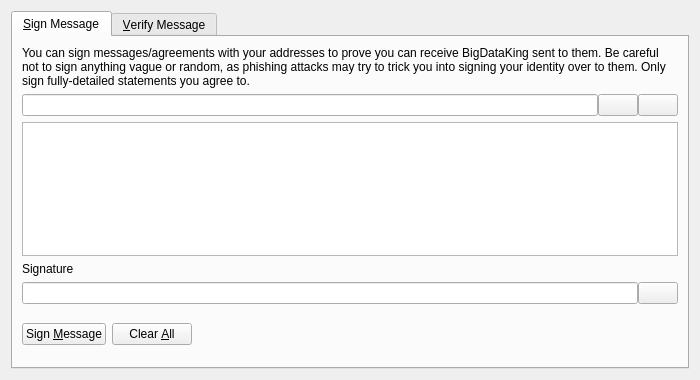
<?xml version="1.0" encoding="UTF-8"?>
<ui version="4.0">
 <class>SignVerifyMessageDialog</class>
 <widget class="QDialog" name="SignVerifyMessageDialog">
  <property name="geometry">
   <rect>
    <x>0</x>
    <y>0</y>
    <width>700</width>
    <height>380</height>
   </rect>
  </property>
  <property name="windowTitle">
   <string>Signatures - Sign / Verify a Message</string>
  </property>
  <property name="modal">
   <bool>true</bool>
  </property>
  <layout class="QVBoxLayout" name="verticalLayout">
   <item>
    <widget class="QTabWidget" name="tabWidget">
     <property name="currentIndex">
      <number>0</number>
     </property>
     <widget class="QWidget" name="tabSignMessage">
      <attribute name="title">
       <string>&amp;Sign Message</string>
      </attribute>
      <layout class="QVBoxLayout" name="verticalLayout_SM">
       <item>
        <widget class="QLabel" name="infoLabel_SM">
         <property name="text">
          <string>You can sign messages/agreements with your addresses to prove you can receive BigDataKing sent to them. Be careful not to sign anything vague or random, as phishing attacks may try to trick you into signing your identity over to them. Only sign fully-detailed statements you agree to.</string>
         </property>
         <property name="textFormat">
          <enum>Qt::PlainText</enum>
         </property>
         <property name="wordWrap">
          <bool>true</bool>
         </property>
        </widget>
       </item>
       <item>
        <layout class="QHBoxLayout" name="horizontalLayout_1_SM">
         <property name="spacing">
          <number>0</number>
         </property>
         <item>
          <widget class="QValidatedLineEdit" name="addressIn_SM">
           <property name="toolTip">
            <string>The BigDataKing address to sign the message with</string>
           </property>
          </widget>
         </item>
         <item>
          <widget class="QPushButton" name="addressBookButton_SM">
           <property name="toolTip">
            <string>Choose previously used address</string>
           </property>
           <property name="text">
            <string/>
           </property>
           <property name="shortcut">
            <string>Alt+A</string>
           </property>
           <property name="autoDefault">
            <bool>false</bool>
           </property>
          </widget>
         </item>
         <item>
          <widget class="QPushButton" name="pasteButton_SM">
           <property name="toolTip">
            <string>Paste address from clipboard</string>
           </property>
           <property name="text">
            <string/>
           </property>
           <property name="shortcut">
            <string>Alt+P</string>
           </property>
           <property name="autoDefault">
            <bool>false</bool>
           </property>
          </widget>
         </item>
        </layout>
       </item>
       <item>
        <widget class="QPlainTextEdit" name="messageIn_SM">
         <property name="toolTip">
          <string>Enter the message you want to sign here</string>
         </property>
        </widget>
       </item>
       <item>
        <widget class="QLabel" name="signatureLabel_SM">
         <property name="text">
          <string>Signature</string>
         </property>
         <property name="textFormat">
          <enum>Qt::PlainText</enum>
         </property>
        </widget>
       </item>
       <item>
        <layout class="QHBoxLayout" name="horizontalLayout_2_SM">
         <property name="spacing">
          <number>0</number>
         </property>
         <item>
          <widget class="QLineEdit" name="signatureOut_SM">
           <property name="font">
            <font>
             <italic>true</italic>
            </font>
           </property>
           <property name="readOnly">
            <bool>true</bool>
           </property>
          </widget>
         </item>
         <item>
          <widget class="QPushButton" name="copySignatureButton_SM">
           <property name="toolTip">
            <string>Copy the current signature to the system clipboard</string>
           </property>
           <property name="text">
            <string/>
           </property>
           <property name="autoDefault">
            <bool>false</bool>
           </property>
          </widget>
         </item>
        </layout>
       </item>
       <item>
        <layout class="QHBoxLayout" name="horizontalLayout_3_SM">
         <item>
          <widget class="QPushButton" name="signMessageButton_SM">
           <property name="toolTip">
            <string>Sign the message to prove you own this BigDataKing address</string>
           </property>
           <property name="text">
            <string>Sign &amp;Message</string>
           </property>
           <property name="autoDefault">
            <bool>false</bool>
           </property>
          </widget>
         </item>
         <item>
          <widget class="QPushButton" name="clearButton_SM">
           <property name="toolTip">
            <string>Reset all sign message fields</string>
           </property>
           <property name="text">
            <string>Clear &amp;All</string>
           </property>
           <property name="autoDefault">
            <bool>false</bool>
           </property>
          </widget>
         </item>
         <item>
          <spacer name="horizontalSpacer_1_SM">
           <property name="orientation">
            <enum>Qt::Horizontal</enum>
           </property>
           <property name="sizeHint" stdset="0">
            <size>
             <width>40</width>
             <height>48</height>
            </size>
           </property>
          </spacer>
         </item>
         <item>
          <widget class="QLabel" name="statusLabel_SM">
           <property name="font">
            <font>
             <weight>75</weight>
             <bold>true</bold>
            </font>
           </property>
           <property name="text">
            <string/>
           </property>
           <property name="wordWrap">
            <bool>true</bool>
           </property>
          </widget>
         </item>
         <item>
          <spacer name="horizontalSpacer_2_SM">
           <property name="orientation">
            <enum>Qt::Horizontal</enum>
           </property>
           <property name="sizeHint" stdset="0">
            <size>
             <width>40</width>
             <height>48</height>
            </size>
           </property>
          </spacer>
         </item>
        </layout>
       </item>
      </layout>
     </widget>
     <widget class="QWidget" name="tabVerifyMessage">
      <attribute name="title">
       <string>&amp;Verify Message</string>
      </attribute>
      <layout class="QVBoxLayout" name="verticalLayout_VM">
       <item>
        <widget class="QLabel" name="infoLabel_VM">
         <property name="text">
          <string>Enter the receiver's address, message (ensure you copy line breaks, spaces, tabs, etc. exactly) and signature below to verify the message. Be careful not to read more into the signature than what is in the signed message itself, to avoid being tricked by a man-in-the-middle attack. Note that this only proves the signing party receives with the address, it cannot prove sendership of any transaction!</string>
         </property>
         <property name="textFormat">
          <enum>Qt::PlainText</enum>
         </property>
         <property name="alignment">
          <set>Qt::AlignLeading|Qt::AlignLeft|Qt::AlignTop</set>
         </property>
         <property name="wordWrap">
          <bool>true</bool>
         </property>
        </widget>
       </item>
       <item>
        <layout class="QHBoxLayout" name="horizontalLayout_1_VM">
         <property name="spacing">
          <number>0</number>
         </property>
         <item>
          <widget class="QValidatedLineEdit" name="addressIn_VM">
           <property name="toolTip">
            <string>The BigDataKing address the message was signed with</string>
           </property>
          </widget>
         </item>
         <item>
          <widget class="QPushButton" name="addressBookButton_VM">
           <property name="toolTip">
            <string>Choose previously used address</string>
           </property>
           <property name="text">
            <string/>
           </property>
           <property name="shortcut">
            <string>Alt+A</string>
           </property>
           <property name="autoDefault">
            <bool>false</bool>
           </property>
          </widget>
         </item>
        </layout>
       </item>
       <item>
        <widget class="QPlainTextEdit" name="messageIn_VM"/>
       </item>
       <item>
        <widget class="QValidatedLineEdit" name="signatureIn_VM"/>
       </item>
       <item>
        <layout class="QHBoxLayout" name="horizontalLayout_2_VM">
         <item>
          <widget class="QPushButton" name="verifyMessageButton_VM">
           <property name="toolTip">
            <string>Verify the message to ensure it was signed with the specified BigDataKing address</string>
           </property>
           <property name="text">
            <string>Verify &amp;Message</string>
           </property>
           <property name="autoDefault">
            <bool>false</bool>
           </property>
          </widget>
         </item>
         <item>
          <widget class="QPushButton" name="clearButton_VM">
           <property name="toolTip">
            <string>Reset all verify message fields</string>
           </property>
           <property name="text">
            <string>Clear &amp;All</string>
           </property>
           <property name="autoDefault">
            <bool>false</bool>
           </property>
          </widget>
         </item>
         <item>
          <spacer name="horizontalSpacer_1_VM">
           <property name="orientation">
            <enum>Qt::Horizontal</enum>
           </property>
           <property name="sizeHint" stdset="0">
            <size>
             <width>40</width>
             <height>48</height>
            </size>
           </property>
          </spacer>
         </item>
         <item>
          <widget class="QLabel" name="statusLabel_VM">
           <property name="font">
            <font>
             <weight>75</weight>
             <bold>true</bold>
            </font>
           </property>
           <property name="text">
            <string/>
           </property>
           <property name="wordWrap">
            <bool>true</bool>
           </property>
          </widget>
         </item>
         <item>
          <spacer name="horizontalSpacer_2_VM">
           <property name="orientation">
            <enum>Qt::Horizontal</enum>
           </property>
           <property name="sizeHint" stdset="0">
            <size>
             <width>40</width>
             <height>48</height>
            </size>
           </property>
          </spacer>
         </item>
        </layout>
       </item>
      </layout>
     </widget>
    </widget>
   </item>
  </layout>
 </widget>
 <customwidgets>
  <customwidget>
   <class>QValidatedLineEdit</class>
   <extends>QLineEdit</extends>
   <header>qvalidatedlineedit.h</header>
  </customwidget>
 </customwidgets>
 <resources>
  <include location="../dash.qrc"/>
 </resources>
 <connections/>
</ui>
